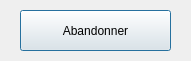
<?xml version="1.0" encoding="UTF-8"?>
<ui version="4.0">
 <class>dialogDifficile</class>
 <widget class="QDialog" name="dialogDifficile">
  <property name="geometry">
   <rect>
    <x>0</x>
    <y>0</y>
    <width>191</width>
    <height>61</height>
   </rect>
  </property>
  <property name="windowTitle">
   <string>Dialog</string>
  </property>
  <widget class="QPushButton" name="pushButton">
   <property name="geometry">
    <rect>
     <x>20</x>
     <y>10</y>
     <width>151</width>
     <height>41</height>
    </rect>
   </property>
   <property name="text">
    <string>Abandonner</string>
   </property>
  </widget>
 </widget>
 <resources/>
 <connections/>
</ui>
